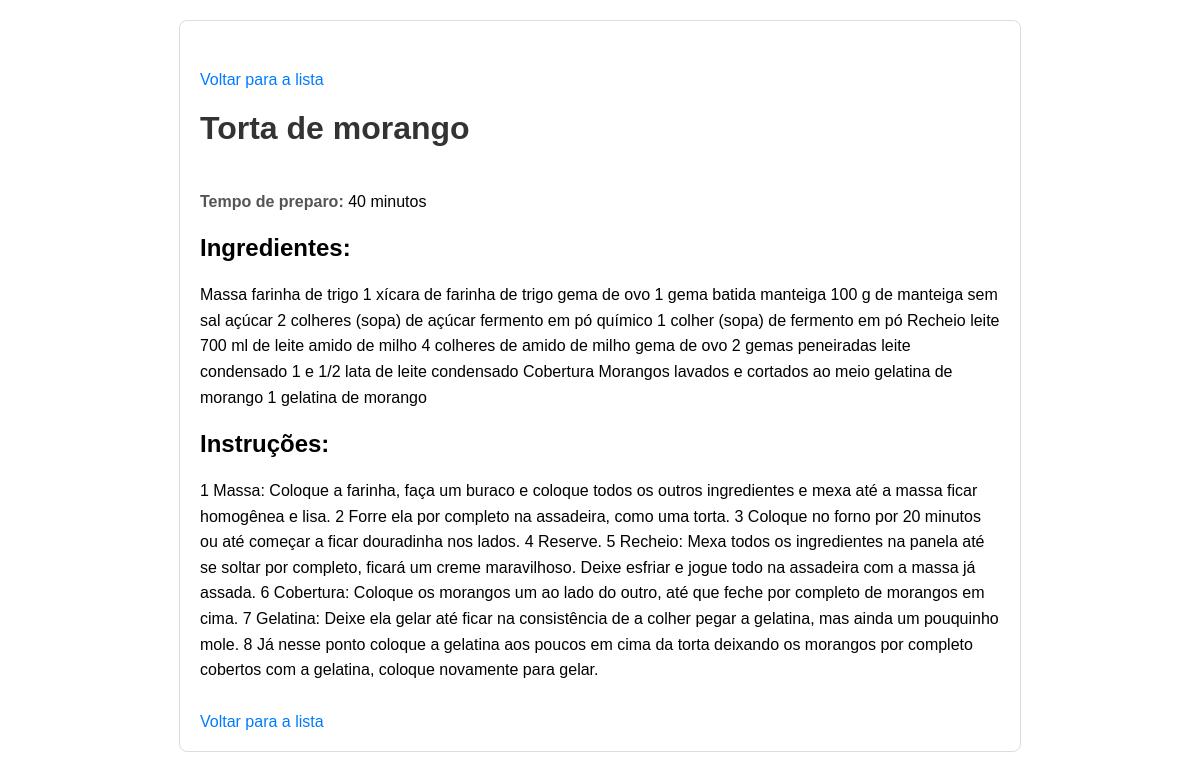
The page /recipes/2/ on the database its author committed.
### recipes/models.py (models this page shows, shortened)
class Recipe(models.Model):
    title = models.CharField(max_length=200)
    ingredients = models.TextField()
    instructions = models.TextField()
    cooking_time = models.IntegerField(help_text="Em minutos")
    image = models.ImageField(upload_to='recipes', blank=True, null=True)
    class Meta:
        verbose_name_plural = "Recipes"

### recipes/views.py (the view)
# urls.py: path('<int:pk>/', views.recipe_detail, name='recipe_detail'),
def recipe_detail(request, pk):
    recipe = get_object_or_404(Recipe, pk=pk)
    return render(request, 'recipes/recipe_detail.html',{'recipe': recipe})

### recipes/templates/recipes/recipe_detail.html (shortened to what this page needs)
<!DOCTYPE html>
<html lang="en">
<head>
</head>
<body>
    <div class="container">
        <a href="{% url 'recipe_list' %}" class="back-link">Voltar para a lista</a>
        <h1>{{ recipe.title }}</h1>
        <p>
            <strong>Tempo de preparo:</strong>
             {{ recipe.cooking_time }} minutos
        </p>
        <h2>Ingredientes:</h2>
        <p>{{ recipe.ingredients }}</p>
        <h2>Instruções:</h2>
        <p>{{ recipe.instructions }}</p>
        <a href="{% url 'recipe_list' %}" class="back-link">Voltar para a lista</a>
    </div>
</body>
</html>

### recipes/templates/recipes/recipe_detail.html (style rules this page uses)
body { font-family: Arial, sans-serif; margin: 20px; }
.container { max-width: 800px; margin: auto; padding: 20px; border: 1px solid #ddd; border-radius: 8px; }
h1 { color: #333; }
p { line-height: 1.6; }
strong { color: #555; }
.back-link { display: block; margin-top: 30px; color: #007bff; text-decoration: none; }

### rows shown on the page
Recipe: title "Torta de morango", cooking_time "40", ingredients "Massa farinha de trigo 1 xícara de farinha de trigo gema de ovo 1 gema batida manteiga 100 g de manteiga sem sal açúcar 2 colheres (sopa) de açúcar fermento em pó químico 1 colher (sopa) de fermento em pó Recheio leite 700 ml de leite amido de milho 4 colheres de amido de milho gema de ovo 2 gemas peneiradas leite condensado 1 e 1/2 lata de leite condensado Cobertura Morangos lavados e cortados ao meio gelatina de morango 1 gelatina de morango", instructions "1 Massa: Coloque a farinha, faça um buraco e coloque todos os outros ingredientes e mexa até a massa ficar homogênea e lisa. 2 Forre ela por completo na assadeira, como uma torta. 3 Coloque no forno por 20 minutos ou até começar a ficar douradinha nos lados. 4 Reserve. 5 Recheio: Mexa todos os ingredientes na panela até se soltar por completo, ficará um creme maravilhoso. Deixe esfriar e jogue todo na assadeira com a massa já assada. 6 Cobertura: Coloque os morangos um ao lado do outro, até que feche por completo de morangos em cima. 7 Gelatina: Deixe ela gelar até ficar na consistência de a colher pegar a gelatina, mas ainda um pouquinho mole. 8 Já nesse ponto coloque a gelatina aos poucos…"
